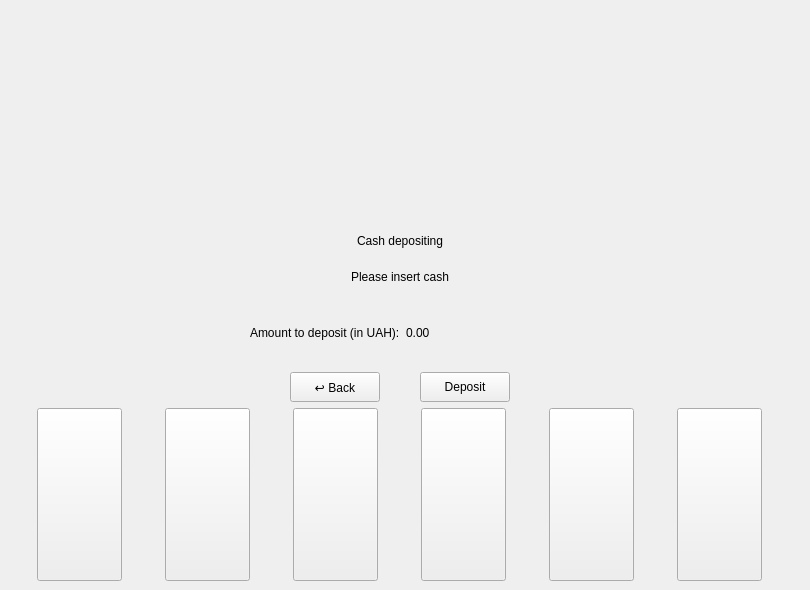
    <widget class="QWidget" name="depositScreen">
     <widget class="QWidget" name="verticalLayoutWidget_6">
      <property name="geometry">
       <rect>
        <x>0</x>
        <y>60</y>
        <width>801</width>
        <height>521</height>
       </rect>
      </property>
      <layout class="QVBoxLayout" name="verticalLayout_9">
       <item alignment="Qt::AlignmentFlag::AlignHCenter">
        <widget class="BankCardWidget" name="W_currentCardd" native="true">
         <property name="minimumSize">
          <size>
           <width>275</width>
           <height>160</height>
          </size>
         </property>
         <property name="maximumSize">
          <size>
           <width>275</width>
           <height>160</height>
          </size>
         </property>
         <layout class="QVBoxLayout" name="currentCard_5"/>
        </widget>
       </item>
       <item>
        <layout class="QVBoxLayout" name="verticalLayout_10">
         <item alignment="Qt::AlignmentFlag::AlignHCenter">
          <widget class="QLabel" name="L_cashDepositing">
           <property name="minimumSize">
            <size>
             <width>150</width>
             <height>30</height>
            </size>
           </property>
           <property name="maximumSize">
            <size>
             <width>150</width>
             <height>30</height>
            </size>
           </property>
           <property name="text">
            <string>Cash depositing</string>
           </property>
           <property name="alignment">
            <set>Qt::AlignmentFlag::AlignCenter</set>
           </property>
          </widget>
         </item>
         <item alignment="Qt::AlignmentFlag::AlignHCenter">
          <widget class="QLabel" name="L_insertCash">
           <property name="minimumSize">
            <size>
             <width>150</width>
             <height>30</height>
            </size>
           </property>
           <property name="maximumSize">
            <size>
             <width>150</width>
             <height>30</height>
            </size>
           </property>
           <property name="text">
            <string>Please insert cash</string>
           </property>
           <property name="alignment">
            <set>Qt::AlignmentFlag::AlignCenter</set>
           </property>
          </widget>
         </item>
         <item>
          <layout class="QFormLayout" name="formLayout_3">
           <property name="leftMargin">
            <number>250</number>
           </property>
           <property name="topMargin">
            <number>20</number>
           </property>
           <property name="rightMargin">
            <number>100</number>
           </property>
           <item row="0" column="0">
            <widget class="QLabel" name="L_amountToDeposit">
             <property name="minimumSize">
              <size>
               <width>0</width>
               <height>30</height>
              </size>
             </property>
             <property name="text">
              <string>Amount to deposit (in UAH):</string>
             </property>
            </widget>
           </item>
           <item row="0" column="1">
            <widget class="QLabel" name="L_amountDeposit">
             <property name="text">
              <string>0.00</string>
             </property>
            </widget>
           </item>
          </layout>
         </item>
         <item>
          <layout class="QHBoxLayout" name="horizontalLayout_5">
           <property name="spacing">
            <number>0</number>
           </property>
           <property name="leftMargin">
            <number>250</number>
           </property>
           <property name="rightMargin">
            <number>250</number>
           </property>
           <item>
            <widget class="QPushButton" name="B_cancelDeposit">
             <property name="minimumSize">
              <size>
               <width>90</width>
               <height>30</height>
              </size>
             </property>
             <property name="maximumSize">
              <size>
               <width>90</width>
               <height>30</height>
              </size>
             </property>
             <property name="text">
              <string>↩ Back</string>
             </property>
             <property name="checkable">
              <bool>false</bool>
             </property>
            </widget>
           </item>
           <item>
            <widget class="QPushButton" name="B_enterDeposit">
             <property name="minimumSize">
              <size>
               <width>90</width>
               <height>30</height>
              </size>
             </property>
             <property name="maximumSize">
              <size>
               <width>90</width>
               <height>30</height>
              </size>
             </property>
             <property name="text">
              <string>Deposit</string>
             </property>
            </widget>
           </item>
          </layout>
         </item>
         <item>
          <layout class="QHBoxLayout" name="horizontalLayout_4">
           <property name="topMargin">
            <number>0</number>
           </property>
           <item alignment="Qt::AlignmentFlag::AlignTop">
            <widget class="QPushButton" name="B_D20">
             <property name="minimumSize">
              <size>
               <width>85</width>
               <height>173</height>
              </size>
             </property>
             <property name="maximumSize">
              <size>
               <width>85</width>
               <height>30</height>
              </size>
             </property>
             <property name="text">
              <string/>
             </property>
            </widget>
           </item>
           <item alignment="Qt::AlignmentFlag::AlignTop">
            <widget class="QPushButton" name="B_D50">
             <property name="minimumSize">
              <size>
               <width>85</width>
               <height>173</height>
              </size>
             </property>
             <property name="maximumSize">
              <size>
               <width>85</width>
               <height>30</height>
              </size>
             </property>
             <property name="text">
              <string/>
             </property>
            </widget>
           </item>
           <item alignment="Qt::AlignmentFlag::AlignTop">
            <widget class="QPushButton" name="B_D100">
             <property name="minimumSize">
              <size>
               <width>85</width>
               <height>173</height>
              </size>
             </property>
             <property name="maximumSize">
              <size>
               <width>85</width>
               <height>30</height>
              </size>
             </property>
             <property name="text">
              <string/>
             </property>
            </widget>
           </item>
           <item alignment="Qt::AlignmentFlag::AlignTop">
            <widget class="QPushButton" name="B_D200">
             <property name="minimumSize">
              <size>
               <width>85</width>
               <height>173</height>
              </size>
             </property>
             <property name="maximumSize">
              <size>
               <width>85</width>
               <height>30</height>
              </size>
             </property>
             <property name="text">
              <string/>
             </property>
            </widget>
           </item>
           <item alignment="Qt::AlignmentFlag::AlignTop">
            <widget class="QPushButton" name="B_D500">
             <property name="minimumSize">
              <size>
               <width>85</width>
               <height>173</height>
              </size>
             </property>
             <property name="maximumSize">
              <size>
               <width>85</width>
               <height>30</height>
              </size>
             </property>
             <property name="text">
              <string/>
             </property>
            </widget>
           </item>
           <item alignment="Qt::AlignmentFlag::AlignTop">
            <widget class="QPushButton" name="B_D1000">
             <property name="minimumSize">
              <size>
               <width>85</width>
               <height>173</height>
              </size>
             </property>
             <property name="maximumSize">
              <size>
               <width>85</width>
               <height>30</height>
              </size>
             </property>
             <property name="text">
              <string/>
             </property>
            </widget>
           </item>
          </layout>
         </item>
        </layout>
       </item>
      </layout>
     </widget>
    </widget>
